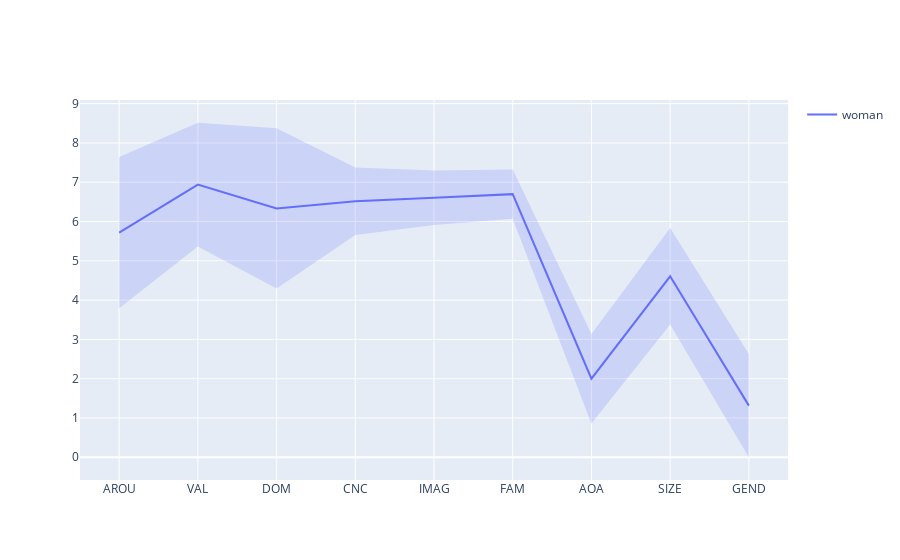

This figure's notebook cell:
### Code cell
viz_GlasgowR(words=['woman'], dataframe=df)

### Figure 1 — Plotly figure (JSON) as saved in the notebook; plotly's stock layout.template omitted (floating-point values rounded to 4 significant figures)
{"data": [{"line": {"color": "#636EFA"}, "mode": "lines", "name": "woman", "showlegend": true, "type": "scatter", "x": [1, 2, 3, 4, 5, 6, 7, 8, 9], "y": [5.719, 6.939, 6.333, 6.515, 6.606, 6.697, 2, 4.606, 1.314]}, {"fill": "toself", "fillcolor": "rgba(99, 110, 250, 0.2)", "hoverinfo": "skip", "line": {"color": "rgba(255,255,255,0)"}, "showlegend": false, "type": "scatter", "x": [1, 2, 3, 4, 5, 6, 7, 8, 9, 9, 8, 7, 6, 5, 4, 3, 2, 1], "y": [7.643, 8.514, 8.373, 7.372, 7.3, 7.324, 3.138, 5.835, 2.628, 0, 3.377, 0.862, 6.07, 5.912, 5.658, 4.293, 5.364, 3.795]}], "layout": {"xaxis": {"tickmode": "array", "ticktext": ["AROU", "VAL", "DOM", "CNC", "IMAG", "FAM", "AOA", "SIZE", "GEND"], "tickvals": [1, 2, 3, 4, 5, 6, 7, 8, 9]}}}
